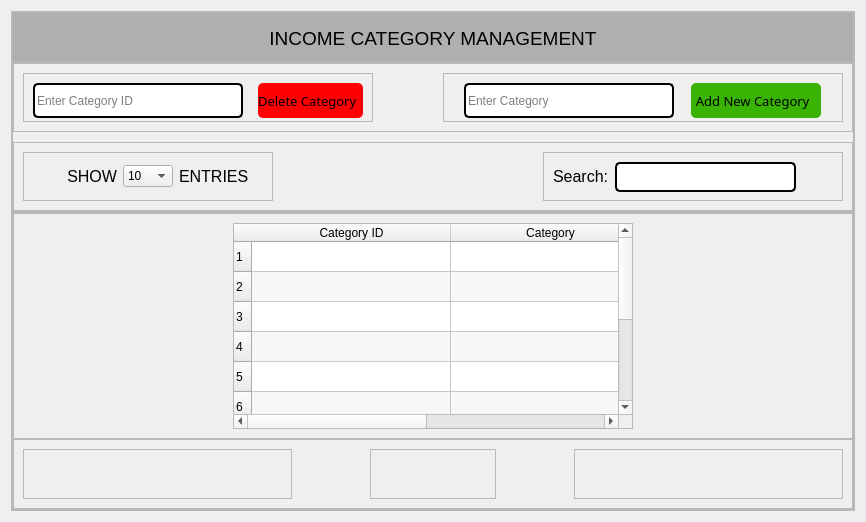
                  <widget class="QWidget" name="pageCategory">
                   <layout class="QVBoxLayout" name="verticalLayout_54">
                    <item>
                     <widget class="QFrame" name="frame_87">
                      <property name="frameShape">
                       <enum>QFrame::StyledPanel</enum>
                      </property>
                      <property name="frameShadow">
                       <enum>QFrame::Raised</enum>
                      </property>
                      <layout class="QVBoxLayout" name="verticalLayout_27">
                       <property name="spacing">
                        <number>0</number>
                       </property>
                       <property name="leftMargin">
                        <number>0</number>
                       </property>
                       <property name="topMargin">
                        <number>0</number>
                       </property>
                       <property name="rightMargin">
                        <number>0</number>
                       </property>
                       <property name="bottomMargin">
                        <number>0</number>
                       </property>
                       <item>
                        <widget class="QFrame" name="frame_88">
                         <property name="minimumSize">
                          <size>
                           <width>30</width>
                           <height>30</height>
                          </size>
                         </property>
                         <property name="maximumSize">
                          <size>
                           <width>16777215</width>
                           <height>50</height>
                          </size>
                         </property>
                         <property name="frameShape">
                          <enum>QFrame::StyledPanel</enum>
                         </property>
                         <property name="frameShadow">
                          <enum>QFrame::Raised</enum>
                         </property>
                         <layout class="QVBoxLayout" name="verticalLayout_48">
                          <property name="spacing">
                           <number>0</number>
                          </property>
                          <property name="leftMargin">
                           <number>0</number>
                          </property>
                          <property name="topMargin">
                           <number>0</number>
                          </property>
                          <property name="rightMargin">
                           <number>0</number>
                          </property>
                          <property name="bottomMargin">
                           <number>0</number>
                          </property>
                          <item>
                           <widget class="QLabel" name="label_40">
                            <property name="minimumSize">
                             <size>
                              <width>0</width>
                              <height>50</height>
                             </size>
                            </property>
                            <property name="font">
                             <font>
                              <pointsize>14</pointsize>
                             </font>
                            </property>
                            <property name="styleSheet">
                             <string notr="true">background-color: rgb(175, 175, 175);</string>
                            </property>
                            <property name="text">
                             <string>INCOME CATEGORY MANAGEMENT</string>
                            </property>
                            <property name="alignment">
                             <set>Qt::AlignCenter</set>
                            </property>
                           </widget>
                          </item>
                         </layout>
                        </widget>
                       </item>
                       <item>
                        <widget class="QFrame" name="frame_89">
                         <property name="minimumSize">
                          <size>
                           <width>0</width>
                           <height>100</height>
                          </size>
                         </property>
                         <property name="maximumSize">
                          <size>
                           <width>16777215</width>
                           <height>150</height>
                          </size>
                         </property>
                         <property name="frameShape">
                          <enum>QFrame::StyledPanel</enum>
                         </property>
                         <property name="frameShadow">
                          <enum>QFrame::Raised</enum>
                         </property>
                         <layout class="QVBoxLayout" name="verticalLayout_49">
                          <property name="spacing">
                           <number>10</number>
                          </property>
                          <property name="leftMargin">
                           <number>0</number>
                          </property>
                          <property name="topMargin">
                           <number>0</number>
                          </property>
                          <property name="rightMargin">
                           <number>0</number>
                          </property>
                          <property name="bottomMargin">
                           <number>0</number>
                          </property>
                          <item>
                           <widget class="QFrame" name="frame_90">
                            <property name="frameShape">
                             <enum>QFrame::StyledPanel</enum>
                            </property>
                            <property name="frameShadow">
                             <enum>QFrame::Raised</enum>
                            </property>
                            <layout class="QHBoxLayout" name="horizontalLayout_29">
                             <property name="spacing">
                              <number>70</number>
                             </property>
                             <item>
                              <widget class="QFrame" name="frame_91">
                               <property name="minimumSize">
                                <size>
                                 <width>350</width>
                                 <height>0</height>
                                </size>
                               </property>
                               <property name="frameShape">
                                <enum>QFrame::StyledPanel</enum>
                               </property>
                               <property name="frameShadow">
                                <enum>QFrame::Raised</enum>
                               </property>
                               <layout class="QHBoxLayout" name="horizontalLayout_37">
                                <property name="spacing">
                                 <number>15</number>
                                </property>
                                <item>
                                 <widget class="QLineEdit" name="led_pageCategory_DeleteCategory">
                                  <property name="minimumSize">
                                   <size>
                                    <width>170</width>
                                    <height>35</height>
                                   </size>
                                  </property>
                                  <property name="maximumSize">
                                   <size>
                                    <width>210</width>
                                    <height>16777215</height>
                                   </size>
                                  </property>
                                  <property name="styleSheet">
                                   <string notr="true">border: 2px solid black;
border-radius: 5px</string>
                                  </property>
                                  <property name="placeholderText">
                                   <string>Enter Category ID</string>
                                  </property>
                                 </widget>
                                </item>
                                <item>
                                 <widget class="QPushButton" name="btn_pageCategory_DeleteCategory">
                                  <property name="minimumSize">
                                   <size>
                                    <width>100</width>
                                    <height>35</height>
                                   </size>
                                  </property>
                                  <property name="maximumSize">
                                   <size>
                                    <width>120</width>
                                    <height>16777215</height>
                                   </size>
                                  </property>
                                  <property name="font">
                                   <font>
                                    <family>Franklin Gothic Book</family>
                                    <pointsize>10</pointsize>
                                   </font>
                                  </property>
                                  <property name="cursor">
                                   <cursorShape>PointingHandCursor</cursorShape>
                                  </property>
                                  <property name="styleSheet">
                                   <string notr="true">border-radius:5px;
background-color: rgb(255, 0, 4);</string>
                                  </property>
                                  <property name="text">
                                   <string>Delete Category  </string>
                                  </property>
                                  <property name="icon">
                                   <iconset resource="resources.qrc">
                                    <normaloff>:/icons/icons/delete.png</normaloff>:/icons/icons/delete.png</iconset>
                                  </property>
                                 </widget>
                                </item>
                               </layout>
                              </widget>
                             </item>
                             <item>
                              <widget class="QFrame" name="frame_92">
                               <property name="minimumSize">
                                <size>
                                 <width>400</width>
                                 <height>0</height>
                                </size>
                               </property>
                               <property name="frameShape">
                                <enum>QFrame::StyledPanel</enum>
                               </property>
                               <property name="frameShadow">
                                <enum>QFrame::Raised</enum>
                               </property>
                               <layout class="QHBoxLayout" name="horizontalLayout_36">
                                <item>
                                 <widget class="QLineEdit" name="led_pageCategory_AddCategory">
                                  <property name="minimumSize">
                                   <size>
                                    <width>170</width>
                                    <height>35</height>
                                   </size>
                                  </property>
                                  <property name="maximumSize">
                                   <size>
                                    <width>210</width>
                                    <height>16777215</height>
                                   </size>
                                  </property>
                                  <property name="styleSheet">
                                   <string notr="true">border: 2px solid black;
border-radius: 5px</string>
                                  </property>
                                  <property name="placeholderText">
                                   <string>Enter Category</string>
                                  </property>
                                 </widget>
                                </item>
                                <item>
                                 <widget class="QPushButton" name="btn_pageCategory_AddCategory">
                                  <property name="minimumSize">
                                   <size>
                                    <width>130</width>
                                    <height>35</height>
                                   </size>
                                  </property>
                                  <property name="maximumSize">
                                   <size>
                                    <width>120</width>
                                    <height>16777215</height>
                                   </size>
                                  </property>
                                  <property name="font">
                                   <font>
                                    <family>Franklin Gothic Book</family>
                                    <pointsize>10</pointsize>
                                   </font>
                                  </property>
                                  <property name="cursor">
                                   <cursorShape>PointingHandCursor</cursorShape>
                                  </property>
                                  <property name="styleSheet">
                                   <string notr="true">border-radius:5px;
background-color: rgb(57, 180, 4);</string>
                                  </property>
                                  <property name="text">
                                   <string>Add New Category  </string>
                                  </property>
                                  <property name="icon">
                                   <iconset resource="resources.qrc">
                                    <normaloff>:/icons/icons/add.png</normaloff>:/icons/icons/add.png</iconset>
                                  </property>
                                 </widget>
                                </item>
                               </layout>
                              </widget>
                             </item>
                            </layout>
                           </widget>
                          </item>
                          <item>
                           <widget class="QFrame" name="frame_93">
                            <property name="styleSheet">
                             <string notr="true"/>
                            </property>
                            <property name="frameShape">
                             <enum>QFrame::StyledPanel</enum>
                            </property>
                            <property name="frameShadow">
                             <enum>QFrame::Raised</enum>
                            </property>
                            <layout class="QHBoxLayout" name="horizontalLayout_30">
                             <item>
                              <widget class="QFrame" name="frame_94">
                               <property name="maximumSize">
                                <size>
                                 <width>250</width>
                                 <height>16777215</height>
                                </size>
                               </property>
                               <property name="frameShape">
                                <enum>QFrame::StyledPanel</enum>
                               </property>
                               <property name="frameShadow">
                                <enum>QFrame::Raised</enum>
                               </property>
                               <layout class="QHBoxLayout" name="horizontalLayout_31">
                                <item>
                                 <widget class="QLabel" name="label_41">
                                  <property name="font">
                                   <font>
                                    <pointsize>12</pointsize>
                                   </font>
                                  </property>
                                  <property name="text">
                                   <string>SHOW</string>
                                  </property>
                                  <property name="alignment">
                                   <set>Qt::AlignRight|Qt::AlignTrailing|Qt::AlignVCenter</set>
                                  </property>
                                 </widget>
                                </item>
                                <item>
                                 <widget class="QComboBox" name="combo_pageIncomeManagement_entries_2">
                                  <property name="maximumSize">
                                   <size>
                                    <width>50</width>
                                    <height>16777215</height>
                                   </size>
                                  </property>
                                  <property name="cursor">
                                   <cursorShape>PointingHandCursor</cursorShape>
                                  </property>
                                  <item>
                                   <property name="text">
                                    <string>10</string>
                                   </property>
                                  </item>
                                  <item>
                                   <property name="text">
                                    <string>15</string>
                                   </property>
                                  </item>
                                  <item>
                                   <property name="text">
                                    <string>20</string>
                                   </property>
                                  </item>
                                  <item>
                                   <property name="text">
                                    <string>30</string>
                                   </property>
                                  </item>
                                  <item>
                                   <property name="text">
                                    <string>50</string>
                                   </property>
                                  </item>
                                  <item>
                                   <property name="text">
                                    <string>100</string>
                                   </property>
                                  </item>
                                 </widget>
                                </item>
                                <item>
                                 <widget class="QLabel" name="label_42">
                                  <property name="font">
                                   <font>
                                    <pointsize>12</pointsize>
                                   </font>
                                  </property>
                                  <property name="text">
                                   <string>ENTRIES</string>
                                  </property>
                                 </widget>
                                </item>
                               </layout>
                              </widget>
                             </item>
                             <item alignment="Qt::AlignRight">
                              <widget class="QFrame" name="frame_95">
                               <property name="minimumSize">
                                <size>
                                 <width>300</width>
                                 <height>0</height>
                                </size>
                               </property>
                               <property name="frameShape">
                                <enum>QFrame::StyledPanel</enum>
                               </property>
                               <property name="frameShadow">
                                <enum>QFrame::Raised</enum>
                               </property>
                               <layout class="QHBoxLayout" name="horizontalLayout_32">
                                <item>
                                 <widget class="QLabel" name="label_43">
                                  <property name="font">
                                   <font>
                                    <pointsize>12</pointsize>
                                   </font>
                                  </property>
                                  <property name="text">
                                   <string>Search:</string>
                                  </property>
                                 </widget>
                                </item>
                                <item>
                                 <widget class="QLineEdit" name="led_pageCategory_search">
                                  <property name="minimumSize">
                                   <size>
                                    <width>0</width>
                                    <height>30</height>
                                   </size>
                                  </property>
                                  <property name="styleSheet">
                                   <string notr="true">border: 2px solid black;
border-radius: 5px</string>
                                  </property>
                                 </widget>
                                </item>
                                <item>
                                 <widget class="QPushButton" name="btn_pageCategory_search">
                                  <property name="minimumSize">
                                   <size>
                                    <width>30</width>
                                    <height>30</height>
                                   </size>
                                  </property>
                                  <property name="font">
                                   <font>
                                    <family>Franklin Gothic Book</family>
                                    <pointsize>10</pointsize>
                                   </font>
                                  </property>
                                  <property name="cursor">
                                   <cursorShape>PointingHandCursor</cursorShape>
                                  </property>
                                  <property name="styleSheet">
                                   <string notr="true">border-radius:5px;
background-color: rgb(255, 255, 255,0);</string>
                                  </property>
                                  <property name="text">
                                   <string/>
                                  </property>
                                  <property name="icon">
                                   <iconset resource="resources.qrc">
                                    <normaloff>:/icons/icons/search.png</normaloff>:/icons/icons/search.png</iconset>
                                  </property>
                                  <property name="shortcut">
                                   <string>Return</string>
                                  </property>
                                 </widget>
                                </item>
                               </layout>
                              </widget>
                             </item>
                            </layout>
                           </widget>
                          </item>
                         </layout>
                        </widget>
                       </item>
                       <item>
                        <widget class="QFrame" name="frame_96">
                         <property name="minimumSize">
                          <size>
                           <width>0</width>
                           <height>100</height>
                          </size>
                         </property>
                         <property name="maximumSize">
                          <size>
                           <width>16777215</width>
                           <height>1000</height>
                          </size>
                         </property>
                         <property name="frameShape">
                          <enum>QFrame::StyledPanel</enum>
                         </property>
                         <property name="frameShadow">
                          <enum>QFrame::Raised</enum>
                         </property>
                         <layout class="QVBoxLayout" name="verticalLayout_52">
                          <property name="spacing">
                           <number>0</number>
                          </property>
                          <property name="leftMargin">
                           <number>0</number>
                          </property>
                          <property name="topMargin">
                           <number>0</number>
                          </property>
                          <property name="rightMargin">
                           <number>0</number>
                          </property>
                          <property name="bottomMargin">
                           <number>0</number>
                          </property>
                          <item>
                           <widget class="QFrame" name="frame_97">
                            <property name="minimumSize">
                             <size>
                              <width>0</width>
                              <height>226</height>
                             </size>
                            </property>
                            <property name="frameShape">
                             <enum>QFrame::StyledPanel</enum>
                            </property>
                            <property name="frameShadow">
                             <enum>QFrame::Raised</enum>
                            </property>
                            <layout class="QHBoxLayout" name="horizontalLayout_33">
                             <item>
                              <widget class="QTableWidget" name="table_pageCategory_category">
                               <property name="maximumSize">
                                <size>
                                 <width>400</width>
                                 <height>16777215</height>
                                </size>
                               </property>
                               <property name="acceptDrops">
                                <bool>false</bool>
                               </property>
                               <property name="autoFillBackground">
                                <bool>false</bool>
                               </property>
                               <property name="alternatingRowColors">
                                <bool>true</bool>
                               </property>
                               <property name="rowCount">
                                <number>10</number>
                               </property>
                               <property name="columnCount">
                                <number>2</number>
                               </property>
                               <attribute name="horizontalHeaderDefaultSectionSize">
                                <number>199</number>
                               </attribute>
                               <row/>
                               <row/>
                               <row/>
                               <row/>
                               <row/>
                               <row/>
                               <row/>
                               <row/>
                               <row/>
                               <row/>
                               <column>
                                <property name="text">
                                 <string>Category ID</string>
                                </property>
                               </column>
                               <column>
                                <property name="text">
                                 <string>Category</string>
                                </property>
                               </column>
                              </widget>
                             </item>
                            </layout>
                           </widget>
                          </item>
                          <item alignment="Qt::AlignBottom">
                           <widget class="QFrame" name="frame_98">
                            <property name="minimumSize">
                             <size>
                              <width>0</width>
                              <height>50</height>
                             </size>
                            </property>
                            <property name="frameShape">
                             <enum>QFrame::StyledPanel</enum>
                            </property>
                            <property name="frameShadow">
                             <enum>QFrame::Raised</enum>
                            </property>
                            <layout class="QHBoxLayout" name="horizontalLayout_34">
                             <item>
                              <widget class="QFrame" name="frame_99">
                               <property name="frameShape">
                                <enum>QFrame::StyledPanel</enum>
                               </property>
                               <property name="frameShadow">
                                <enum>QFrame::Raised</enum>
                               </property>
                              </widget>
                             </item>
                             <item alignment="Qt::AlignHCenter|Qt::AlignVCenter">
                              <widget class="QFrame" name="frame_100">
                               <property name="frameShape">
                                <enum>QFrame::StyledPanel</enum>
                               </property>
                               <property name="frameShadow">
                                <enum>QFrame::Raised</enum>
                               </property>
                               <layout class="QHBoxLayout" name="horizontalLayout_35">
                                <item>
                                 <widget class="QPushButton" name="btn_pageCategory_Previus">
                                  <property name="minimumSize">
                                   <size>
                                    <width>50</width>
                                    <height>30</height>
                                   </size>
                                  </property>
                                  <property name="cursor">
                                   <cursorShape>PointingHandCursor</cursorShape>
                                  </property>
                                  <property name="styleSheet">
                                   <string notr="true">border-radius:5px</string>
                                  </property>
                                  <property name="text">
                                   <string/>
                                  </property>
                                  <property name="icon">
                                   <iconset resource="resources.qrc">
                                    <normaloff>:/icons/icons/previous.png</normaloff>:/icons/icons/previous.png</iconset>
                                  </property>
                                 </widget>
                                </item>
                                <item>
                                 <widget class="QPushButton" name="btn_pageCategory_Next">
                                  <property name="minimumSize">
                                   <size>
                                    <width>50</width>
                                    <height>30</height>
                                   </size>
                                  </property>
                                  <property name="cursor">
                                   <cursorShape>PointingHandCursor</cursorShape>
                                  </property>
                                  <property name="styleSheet">
                                   <string notr="true">border-radius:5px</string>
                                  </property>
                                  <property name="text">
                                   <string/>
                                  </property>
                                  <property name="icon">
                                   <iconset resource="resources.qrc">
                                    <normaloff>:/icons/icons/next.png</normaloff>:/icons/icons/next.png</iconset>
                                  </property>
                                 </widget>
                                </item>
                               </layout>
                              </widget>
                             </item>
                             <item>
                              <widget class="QFrame" name="frame_101">
                               <property name="frameShape">
                                <enum>QFrame::StyledPanel</enum>
                               </property>
                               <property name="frameShadow">
                                <enum>QFrame::Raised</enum>
                               </property>
                              </widget>
                             </item>
                            </layout>
                           </widget>
                          </item>
                         </layout>
                        </widget>
                       </item>
                      </layout>
                     </widget>
                    </item>
                   </layout>
                  </widget>
